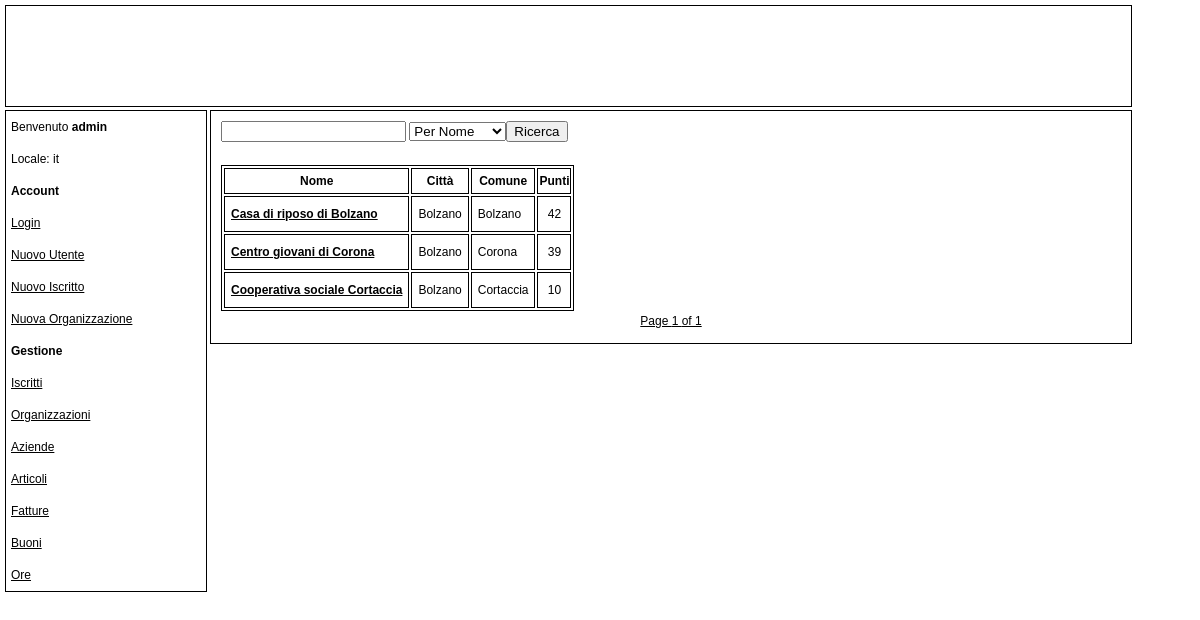
Page /list_organization.php (signed in) on the committed database.
### tables this page shows
CREATE TABLE Organization (
	org_id 	BIGINT NOT NULL AUTO_INCREMENT,
	name	VARCHAR(255) NOT NULL,
	address	VARCHAR(255) NOT NULL,
	city	VARCHAR(255) NOT NULL,
	commune VARCHAR(255) NOT NULL,
	CAP		VARCHAR(255) NOT NULL,
	phone	VARCHAR(255),
	mobile_phone VARCHAR(255),
	mail 	VARCHAR(255),
	reference VARCHAR(255),
	CONSTRAINT organization_pk PRIMARY KEY (org_id)
);

### include/privilege_check.php (called while the page is built)
<?php
function check($privilege)
{
    if(isset($_SESSION))
    {
        if (isset($_SESSION['privilege']))
        {
            if ($_SESSION['privilege']==$privilege)
            {
                return true;
            }
        }
    }
    return false;
}
?>

### locale/it.php (called while the page is built, shortened)
<?php
$lang = array();
$lang['PRIVILEGE'] = 'Privilegi';
$lang['PAGE_TITLE'] = 'Index';
$lang['OBLIGATORY'] = 'I campi segnati con * sono obbligatori';
$lang['POINTS'] = 'Punti';
$lang['TOKENS'] = 'Buoni';
$lang['REMAINING_POINTS'] = 'Punti rimanenti';
$lang['COMPANY'] = 'Azienda';
$lang['ORGANIZATION'] = 'Organizzazione';
$lang['DELETE_SUCCESS'] = 'Eliminazione effettuata con successo';
$lang['DELETE'] = 'Elimina';
$lang[''] = '';
$lang[''] = '';
$lang[''] = '';
$lang[''] = '';
$lang['NO_LOGIN'] = 'Esegui il Login';
$lang['WELCOME'] = 'Benvenuto';
$lang['NEW_USER'] = 'Nuovo Utente';
$lang['NEW_BOY'] = 'Nuovo Iscritto';
$lang['NEW_ORGANIZATION'] = 'Nuova Organizzazione';
$lang['MANAGEMENT'] = 'Gestione';
$lang['LIST_BOY'] = 'Iscritti';
$lang['LIST_ORGANIZATION'] = 'Organizzazioni';
$lang['LIST_COMPANY'] = 'Aziende';
$lang['LIST_ITEM'] = 'Articoli';
$lang['LIST_INVOICE'] = 'Fatture';
$lang['LIST_TOKEN'] = 'Buoni';
$lang['LIST_VOLUNTEERING'] = 'Ore';
$lang['SEARCH'] = 'Ricerca';
$lang['ADMINISTRATOR'] = 'Amministratore';
$lang['MANAGER'] = 'Gestore';
$lang['USER_EXISTS'] = 'Esiste già un utente con questo nome';
$lang['INSERT_SUCCESS'] = 'Inserimento effettuato con successo';
$lang['NAME'] = 'Nome';
$lang['SURNAME'] = 'Cognome';
$lang['ADDRESS'] = 'Indirizzo';
$lang['CAP'] = 'CAP';
$lang['CITY'] = 'Città';
$lang['CITY_OF_BIRTH'] = 'Città di Nascita';
$lang['PHONE'] = 'Telefono';
$lang['MOBILE_PHONE'] = 'Cellulare';
$lang['MAIL'] = 'Mail';
$lang['CODICE_FISCALE'] = 'Codice Fiscale';
$lang['BOY_EXISTS'] = 'Esiste già un iscritto con questo codice fiscale';
$lang['COMMUNE'] = 'Comune';
$lang['REFERENCE'] = 'Persona di riferimento';
$lang['ORGANIZATION_EXISTS'] = 'Esiste già una organizzazione con questo nome, in questa città';
$lang['P_IVA'] = 'P.IVA o Cod. Fiscale';
$lang['COMPANY_EXISTS'] = 'Esiste già una azienda con questa Partita Iva';
$lang['SALES'] = 'Fatturato';
$lang['SEARCH'] = 'Ricerca';
$lang['SEARCH_CITY'] = 'Per Città';
$lang['SEARCH_COMMUNE'] = 'Per Comune';
$lang['SEARCH_SURNAME'] = 'Per Cognome';
$lang['SEARCH_CODICE_FISCALE'] = 'Per Codice Fiscale';
$lang['SEARCH_NAME'] = 'Per Nome';
$lang['SEARCH_COMPANY_NAME'] = 'Per Nome Azienda';
$lang['SEARCH_ORGANIZATION_NAME'] = 'Per Nome Organizzazione';
$lang['PRICE'] = 'Prezzo';
$lang['DATE'] = 'Data';
?>

### list_organization.php (the view, shortened to what this page needs)
<!DOCTYPE html>
<?php
include('include/navbar.php');
include('locale/it.php');
include('include/connect.php');
include('include/pager.php');
$results_per_page = 20;
if(isset($_GET['page']))
{
    $page = $_GET['page'];
    if(isset($_GET['search_value'])&&isset($_GET['search_type']))
    {
        $_POST['search_value']= $_GET['search_value'];
        $_POST['search_type']= $_GET['search_type'];
    }
}
else
    $page = 0;
$offset = $results_per_page*$page;
if(isset($_POST['search_value'])&&strlen($_POST['search_value'])>0)
{
    $search_value = $_POST['search_value'];
    switch($_POST['search_type'])
    {
        case 'name':
            $query = "SELECT * FROM Organization WHERE name LIKE '%$search_value%'";
            break;
        case 'city':
            $query = "SELECT * FROM Organization WHERE city LIKE '%$search_value%'";
            break;
        case 'commune':
            $query = "SELECT * FROM Organization WHERE commune LIKE '%$search_value%'";
            break;
    }
}
else
    $query = "SELECT * FROM Organization";
$limit = " ORDER BY name LIMIT $results_per_page OFFSET $offset"
?>
<html>
    <head>
        <link rel="stylesheet" type="text/css" href="main.css" />
    </head>
    <body>
        <div id="ContentContainer">
            <div id="Header">
            </div>
            <div id="Navbar">
            </div>
            <div id="Content">
                 <?php
                include('include/privilege_check.php');
                if(check('admin')||check('manager'))
                {
                    echo '<form action="list_organization.php" name = "form" method = "post">';
                    echo ' <input type="text" name="search_value" /> <select name="search_type"> <option value="name">'.$lang['SEARCH_NAME'].'</option>'.'<option value="city">'.$lang['SEARCH_CITY'].'</option>'.'<option value="commune">'.$lang['SEARCH_COMMUNE'].'</option></select><input type="submit" name="submit"  value ="'.$lang['SEARCH'].'" /></form><br />';
                    echo "<table><th>".$lang['NAME']."</th><th>".$lang['CITY']."</th><th>".$lang['COMMUNE']."</th><th>".$lang['POINTS']."</th>";
                    $results = mysql_query($query.$limit, $conn);
                    for ($i = 0; (($i < $results_per_page) && ($i < mysql_num_rows($results))); $i++) {
                        $name = mysql_result($results, $i, 'name');
                        $commune = mysql_result($results, $i, 'commune');
                        $city = mysql_result($results, $i, 'city');
                        $org_id = mysql_result($results, $i, 'org_id');
                        $points = mysql_query("SELECT SUM(points) as totalPoints FROM Volunteering WHERE organization_id = '$org_id' GROUP BY organization_id", $conn);
                        if(mysql_num_rows($points)>0)
                        {
                            $points = mysql_result($points, 0, 'totalPoints');
                        }
                        else
                        {
                            $points = 0;
                        }
                        echo "<tr><td><a href=\"view_organization.php?org_id='$org_id'\"><strong><p>".$name."</p></strong></a></td><td><p>".$city."</p></td><td><p>".$commune."</p></td><td align=center><p>".$points."</p></td>";
                    }
                    echo "</table>";
                    $results_num = mysql_num_rows(mysql_query($query));
                    if(isset($_POST['search_value'])&&strlen($_POST['search_value'])>0)
                        pagination_search($results_per_page, $page, "list_organization.php?", $results_num, $_POST['search_value'], $_POST['search_type']);
                    else
                        pagination($results_per_page, $page, "list_organization.php?", $results_num);
                }
                else
                    echo $lang['NO_PRIVILEGE'];
                ?>
            </div>
        </div>
    </body>
</html>

### main.css (style rules this page uses)
body { margin: 0px; padding: 0px; font-family: verdana, arial, helvetica, sans-serif; font-size: 12px; line-height: 22px; color: #000000; background-color: #ffffff; }
table, th, td { border: 1px solid black; width: auto; }
p { margin: 0px; padding: 5px; }
a:link { color: black; }
#ContentContainer { position: absolute; margin: 0px; }
#Header { position: absolute; margin: 0px; padding: 0px; height:100px; width:1125px; left: 5px; top: 5px; background-color: white; border: thin; border-style:solid; border-bottom-color:black; }
#Navbar { position: absolute; left: 5px; top: 110px; right: 0px; margin: 0px; padding: 0px; width: 200px; background-color: white; border: thin; border-style:solid; border-bottom-color:black; }
#Content { margin: 0px 250px 0px 0px; padding: 10px; position: absolute; left: 210px; top: 110px; width: 900px; background-color: white; border: thin; border-style:solid; border-bottom-color:black; }

### rows in the picture
organization: name "Casa di riposo di Bolzano", city "Bolzano", commune "Bolzano", points "42"
organization: name "Centro giovani di Corona", city "Bolzano", commune "Corona", points "39"
organization: name "Cooperativa sociale Cortaccia", city "Bolzano", commune "Cortaccia", points "10"

### other values in the picture
$lang['WELCOME'] "Benvenuto"
$_SESSION['user'] "admin"
$_SESSION['locale'] "it"
$lang['NEW_USER'] "Nuovo Utente"
$lang['NEW_BOY'] "Nuovo Iscritto"
$lang['NEW_ORGANIZATION'] "Nuova Organizzazione"
$lang['MANAGEMENT'] "Gestione"
$lang['LIST_BOY'] "Iscritti"
$lang['LIST_ORGANIZATION'] "Organizzazioni"
$lang['LIST_COMPANY'] "Aziende"
$lang['LIST_ITEM'] "Articoli"
$lang['LIST_INVOICE'] "Fatture"
$lang['LIST_TOKEN'] "Buoni"
$lang['LIST_VOLUNTEERING'] "Ore"
$lang['NAME'] "Nome"
